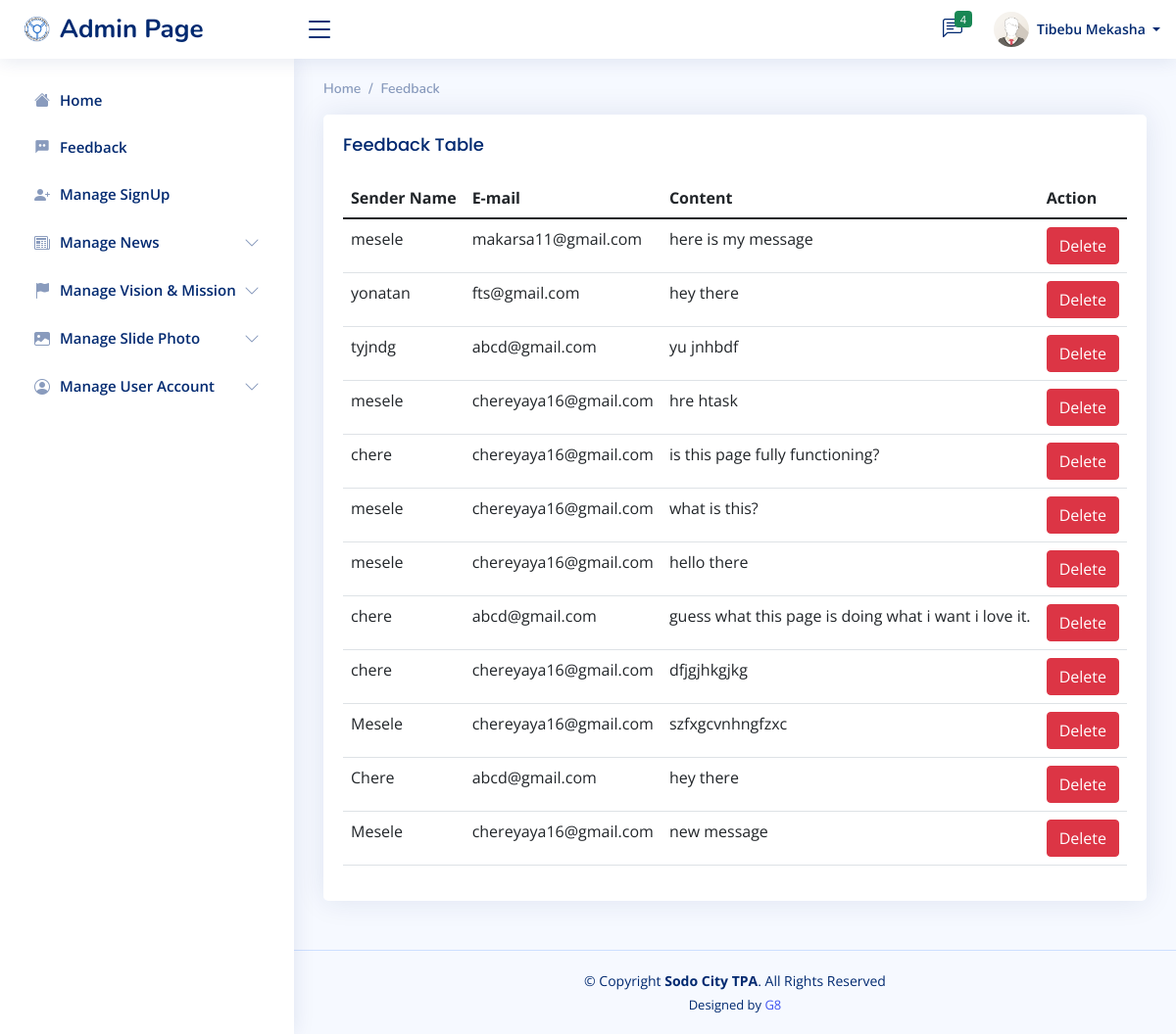
Page /admin/feedback.php (signed in) on the committed database.
### tables this page shows
CREATE TABLE IF NOT EXISTS `users_account` (
  `user_id` varchar(30) NOT NULL,
  `f_name` varchar(20) NOT NULL,
  `m_name` varchar(20) NOT NULL,
  `l_name` varchar(20) NOT NULL,
  `user_type` varchar(30) NOT NULL,
  `e_mail` varchar(40) NOT NULL,
  `phone_no` int(10) NOT NULL,
  `pro_image` varchar(200) DEFAULT NULL,
  `about_me` varchar(10000) DEFAULT NULL,
  `password` varchar(50) NOT NULL,
  `status` varchar(10) NOT NULL,
  `created_by` varchar(255) NOT NULL,
  PRIMARY KEY (`user_id`)
);

CREATE TABLE IF NOT EXISTS `feedback` (
  `id` int(100) NOT NULL AUTO_INCREMENT,
  `name` varchar(50) NOT NULL,
  `email` varchar(30) NOT NULL,
  `content` text NOT NULL,
  `date` varchar(200) NOT NULL,
  PRIMARY KEY (`id`)
);

### session.php (called while the page is built, shortened)
<?php
$session_id=$_SESSION['id'];
?>

### admin/feedback.php (the view, shortened to what this page needs)
<!DOCTYPE html>
<html lang="en">
<?php include('header.php');?>
<head>
</head>
<body onpagehide="show()" onpageshow="hide()">
  <?php include('navbar.php');?>
 <?php include('sidebar.php');?>
  <main id="main" class="main">
<div class="pagetitle">
      <nav>
        <ol class="breadcrumb">
          <li class="breadcrumb-item"><a href="index.php">Home</a></li>
          <li class="breadcrumb-item">Feedback</li>
        </ol>
      </nav>
    </div>
   <section class="section">
      <div class="row">
        <div class="col-lg-12">
          <div class="card" style="overflow-x: auto;">
            <div class="card-body">
              <h5 class="card-title">Feedback Table</h5>
              <table class="table datatable">
                <thead>
                  <tr>
                      <th> Sender Name </th>
                      <th> E-mail </th>
                      <th> Content</th>
                      <th> Action </th>
                  </tr>
                </thead>
                <tbody>
               <?php
                  $querys = mysqli_query($conn,"SELECT * FROM Feedback");
                  while($rows = mysqli_fetch_assoc($querys)){
                                  $id=$rows['id'];
                 ?>
                                            <tr>
                            <td name="occ_on"> <?php echo $rows['name'];?> </td>
                                                <td name="event_occ"> <?php echo $rows['email'];?> </td>
                                                <td name="event_for"> <?php echo $rows['content'];?> </td>
                                                <td>
                                                    <a  href="deletefeedback.php?ID=<?php echo $id;?>" class="btn btn-danger" > Delete </a>
                                                </td>
                                            </tr><?php } ?>
                </tbody>
              </table>
            </div>
          </div>
        </div>
      </div>
    </section>
  </main>
  <?php include('footer.php');?>
</body>
</html>

### admin/navbar.php (shortened to what this page needs)
<header id="header" class="header fixed-top d-flex align-items-center">
  <div class="d-flex align-items-center justify-content-between">
    <a href="index.php" class="logo d-flex align-items-center" data-bs-toggle="tooltip" data-bs-placement="bottom" title="Admin Home Page">
      <img src="../assets/img/vrslogo.png" alt="logo">
      <span class="d-none d-lg-block">Admin Page</span>
    </a>
    <i class="bi bi-list toggle-sidebar-btn"></i>
  </div>
  <nav class="header-nav ms-auto">
    <ul class="d-flex align-items-center">
      <li class="nav-item dropdown">
        <a class="nav-link nav-icon" href="#" data-bs-toggle="dropdown">
          <i class="bi bi-chat-left-text"></i>
          <?php
          $ab = mysqli_query($conn,"SELECT * FROM customer_signup where status='0'");
                    $X=0;
                    while($na= mysqli_fetch_array($ab)){
                    $X++;
                    }?>
          <span class="badge bg-success badge-number"><?php echo $X;?></span>
        </a>
      </li>
      <li class="nav-item dropdown pe-3">
        <a class="nav-link nav-profile d-flex align-items-center pe-0" href="#" data-bs-toggle="dropdown">
          <?php
                $result = mysqli_query($conn, "SELECT * FROM users_account where user_id='$session_id'") or die(mysqli_error());
                $data = mysqli_fetch_array($result);
                $pic = $data["pro_image"];
                ?>
          <img src="../Uploads/<?php echo $pic; ?>" alt="Profile" class="rounded-circle">
          <span class="d-none d-md-block dropdown-toggle ps-2"> <?php echo $data['f_name'] . " " . $data['l_name']; ?> </span>
        </a>
      </li>
    </ul>
  </nav>
</header>

### admin/assets/css/style.css (style rules this page uses)
:root { scroll-behavior: smooth; }
body { font-family: "Open Sans", sans-serif; background: #f6f9ff; color: #444444; }
a { color: #4154f1; text-decoration: none; }
h1, h2, h3, h4, h5, h6 { font-family: "Nunito", sans-serif; }
#main { margin-top: 60px; padding: 20px 30px; transition: all 0.3s; }
.pagetitle { margin-bottom: 10px; }
.card { margin-bottom: 30px; border: none; border-radius: 5px; box-shadow: 0px 0 30px rgba(1, 41, 112, 0.1); }
.card-title { padding: 20px 0 15px 0; font-size: 18px; font-weight: 500; color: #012970; font-family: "Poppins", sans-serif; }
.card-body { padding: 0 20px 20px 20px; }
.breadcrumb { font-size: 14px; font-family: "Nunito", sans-serif; color: #899bbd; font-weight: 600; }
.breadcrumb a { color: #899bbd; transition: 0.3s; }
.breadcrumb .breadcrumb-item::before { color: #899bbd; }
.logo { line-height: 1; }
@media (min-width: 1200px) { .logo { width: 280px; } }
.logo img { max-height: 26px; margin-right: 6px; }
.logo span { font-size: 26px; font-weight: 700; color: #012970; font-family: "Nunito", sans-serif; }
.header { transition: all 0.5s; z-index: 997; height: 60px; box-shadow: 0px 2px 20px rgba(1, 41, 112, 0.1); background-color: #fff; padding-left: 20px; }
.header .toggle-sidebar-btn { font-size: 32px; padding-left: 10px; cursor: pointer; color: #012970; }
.header-nav ul { list-style: none; }
.header-nav > ul { margin: 0; padding: 0; }
.header-nav .nav-icon { font-size: 20px; color: #012970; }
.header-nav .nav-profile { color: #012970; }
.header-nav .nav-profile img { max-height: 36px; }
.header-nav .nav-profile span { font-size: 14px; font-weight: 600; }
.header-nav .badge-number { position: absolute; inset: 4px 6px auto auto; font-weight: normal; font-size: 11px; padding: 3px 6px; }
@media (min-width: 1200px) { #main, #footer { margin-left: 300px; } }

### rows in the picture
users_account: pro_image (picture), f_name "Tibebu", l_name "Mekasha"
feedback: name "mesele", email "makarsa11@gmail.com", content "here is my message"
feedback: name "yonatan", email "fts@gmail.com", content "hey there"
feedback: name "tyjndg", email "abcd@gmail.com", content "yu jnhbdf"
feedback: name "mesele", email "chereyaya16@gmail.com", content "hre htask"
feedback: name "chere", email "chereyaya16@gmail.com", content "is this page fully functioning?"
feedback: name "mesele", email "chereyaya16@gmail.com", content "what is this?"
feedback: name "mesele", email "chereyaya16@gmail.com", content "hello there"
feedback: name "chere", email "abcd@gmail.com", content "guess what this page is doing what i want i love it."
feedback: name "chere", email "chereyaya16@gmail.com", content "dfjgjhkgjkg"
feedback: name "Mesele", email "chereyaya16@gmail.com", content "szfxgcvnhngfzxc"
feedback: name "Chere", email "abcd@gmail.com", content "hey there"
feedback: name "Mesele", email "chereyaya16@gmail.com", content "new message"

### other values in the picture
$X "4"
